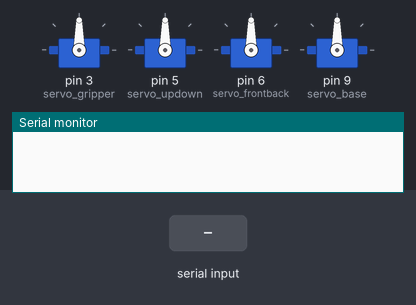
Recording of a sketch running on a simulated Arduino Mega 2560, built with avr-gcc and run on an emulated ATmega2560. Shown: 4 × servo, the last lines printed to the serial monitor. The inputs (shaded band) are chosen by the test bench.

Above: at 1.2 s.
1.3 s: "o" received over the second serial link
At 2.1 s:
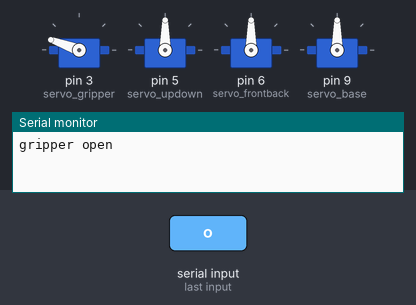
2.8 s: "c" received over the second serial link
At 3.2 s:
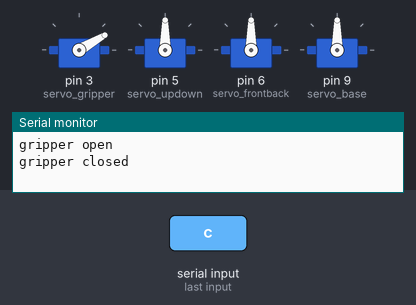
4.3 s: "l" received over the second serial link
At 5.5 s:
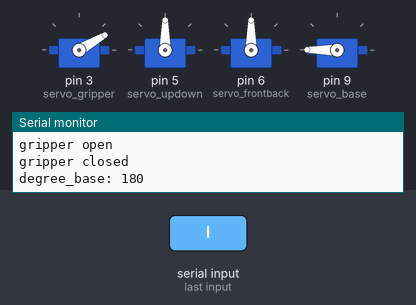
5.8 s: "r" received over the second serial link
At 6.7 s:
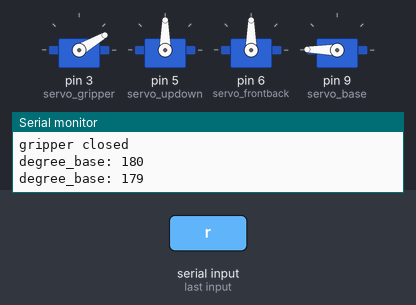
7.3 s: "o" received over the second serial link
At 7.8 s:
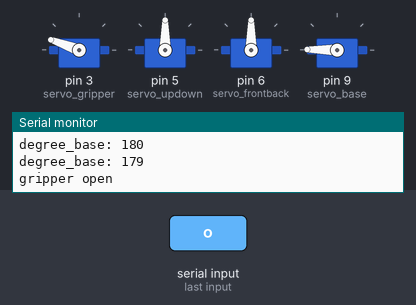
8.8 s: "l" received over the second serial link
At 10.2 s:
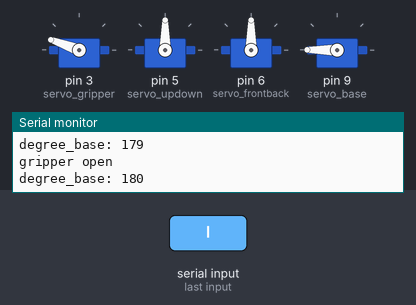
Timing chart, 0 to 11.3 s (numbered marks = the images above; inputs shaded):
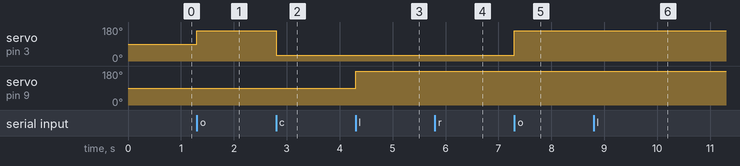

The sketch:

mearm.ino
```cpp
#include <Servo.h>

Servo servo_gripper;
Servo servo_base;
Servo servo_updown;
Servo servo_frontback;

int degree_base         = 180;
int degree_updown    = 90;
int degree_frontback  = 90;

void setup()
{
    Serial.begin(115200);
    Serial1.begin(57600);

    servo_gripper.attach(3);
    servo_updown.attach(5);
    servo_frontback.attach(6);
    servo_base.attach(9);
}

void loop()
{
    if(Serial1.available())
    {
        int command = Serial1.read();
        if(command == 'o')
        {
            Serial.println("gripper open");
            servo_gripper.write(160);
        }
        else if(command == 'c')
        {
            Serial.println("gripper closed");
            servo_gripper.write(30);
        }
        else if(command == 'u')
        {
            degree_updown = (++degree_updown > 180) ? 180 : degree_updown;
            Serial.print("degree_updown");
            Serial.println(degree_updown);
            servo_updown.write(degree_updown);
        }
        else if(command == 'd')
        {
            degree_updown = (--degree_updown < 0) ? 0 : degree_updown;
            Serial.print("degree_updown");
            Serial.println(degree_updown);
            servo_updown.write(degree_updown);
        }
        else if(command == 'a')
        {
            degree_frontback = (++degree_frontback > 180) ? 180 : degree_frontback;
            Serial.print("degree_frontback: ");
            Serial.println(degree_frontback);
            servo_frontback.write(degree_frontback);
        }
        else if(command == 'b')
        {
            degree_frontback = (--degree_frontback < 0) ? 0 : degree_frontback;
            Serial.print("degree_frontback: ");
            Serial.println(degree_frontback);
            servo_frontback.write(degree_frontback);
        }
        else if(command == 'l')
        {
            degree_base = (++degree_base > 180) ? 180 : degree_base;
            Serial.print("degree_base: ");
            Serial.println(degree_base);
            servo_base.write(degree_base);
        }
        else if(command == 'r')
        {
            degree_base = (--degree_base < 0) ? 0 : degree_base;
            Serial.print("degree_base: ");
            Serial.println(degree_base);
            servo_base.write(degree_base);
        }
    }
}
```

Measured:
- after the input at 1.3 s, servo on pin 3 (servo_gripper): 90° → 160° at once
- after the input at 2.8 s, servo on pin 3 (servo_gripper): 160° → 30° at once
- after the input at 4.3 s, servo on pin 9 (servo_base): 90° → 180° at once
- after the input at 5.8 s, servo on pin 9 (servo_base): 180° → 179° at once
- after the input at 7.3 s, servo on pin 3 (servo_gripper): 30° → 160° at once
- after the input at 8.8 s, servo on pin 9 (servo_base): 179° → 180° at once
